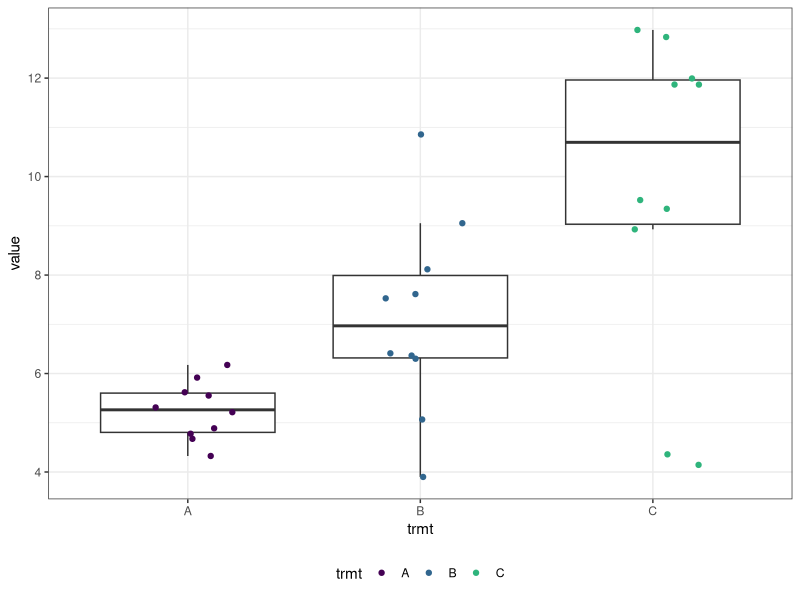
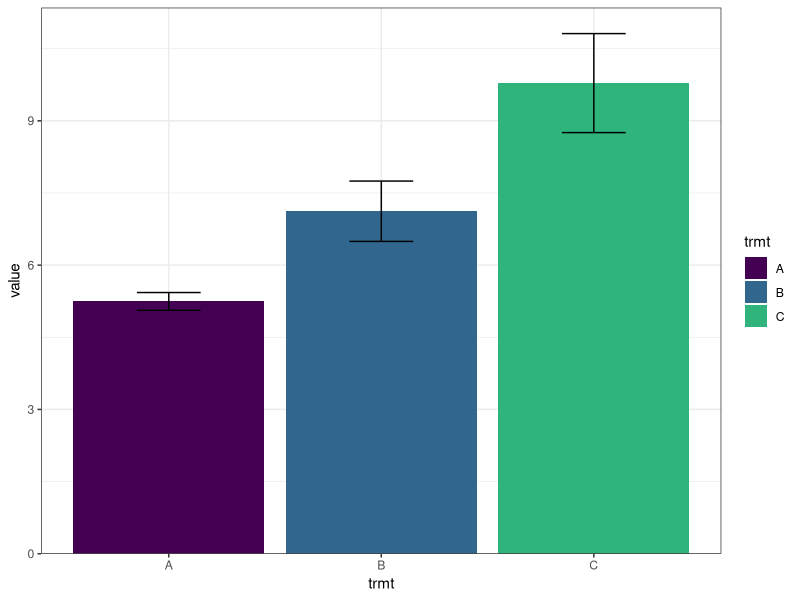
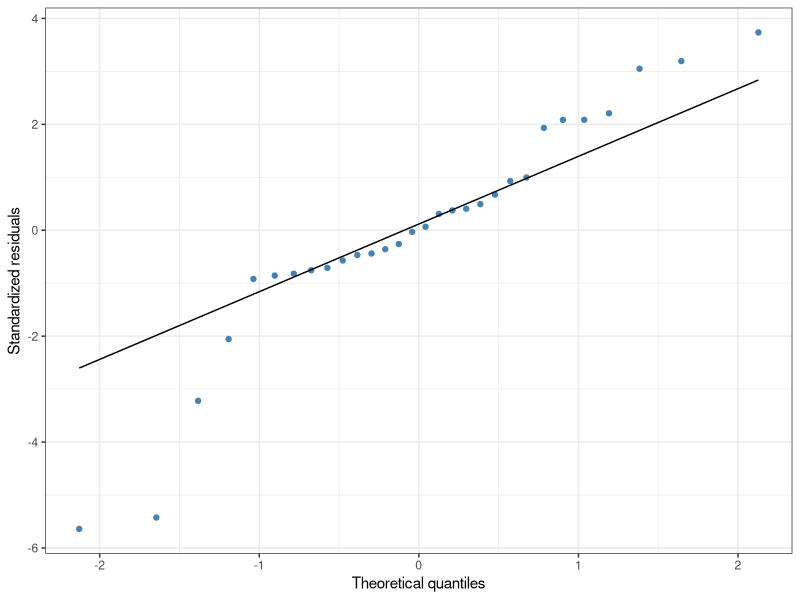
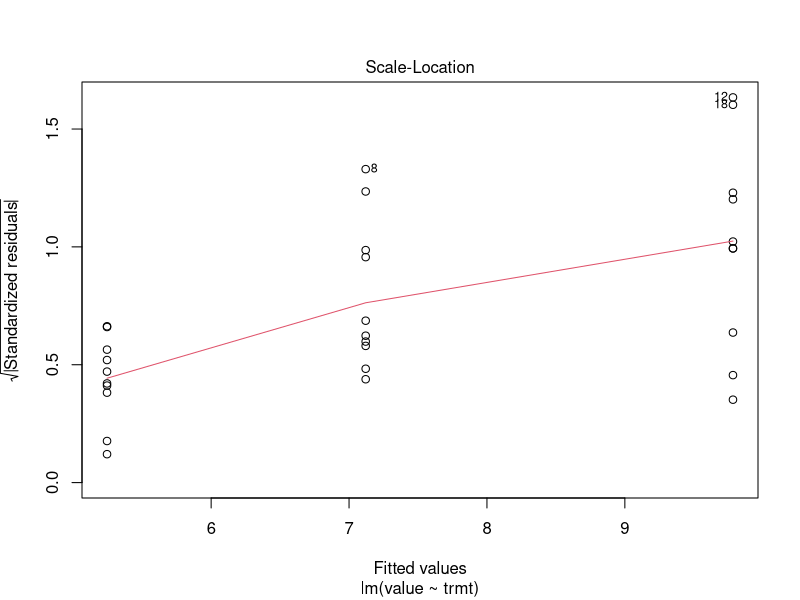
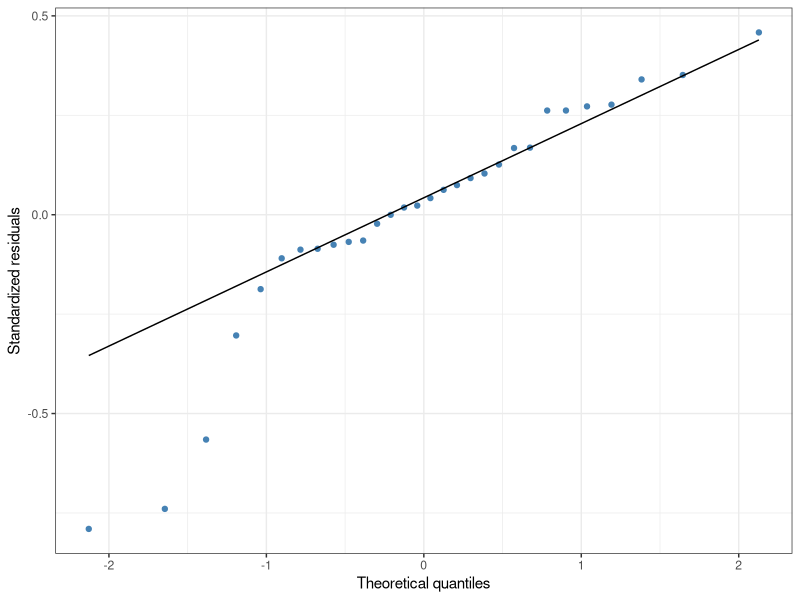
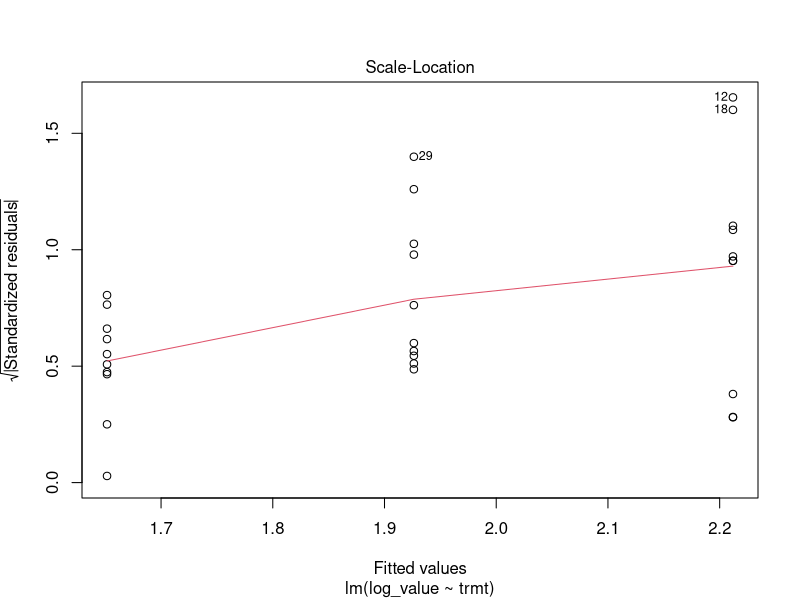
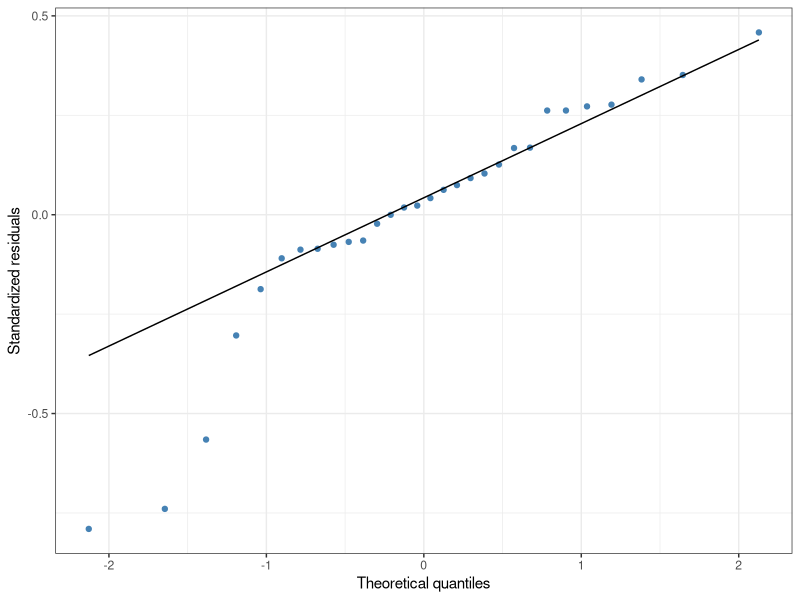

Here is the R script that generated these plots, in order:
# R code to develop Shiny app for running ANOVAs or K-W tests
# Part 1 of 3: exploratory tables and plots, ANOVA assumptions, and transformations

#load packages
library(tidyverse)
library(broom)
library(rstatix)

#### Simulate data-----------------------------------------------------------------------------------
### Create three vectors from random normal distribution
set.seed(101)
A<-rnorm(10,5,1)
B<-rnorm(10,8,2)
C<-rnorm(10,10,4)

### Combine vectors into a tibble (long format)
tibble(A,B,C) %>% 
  pivot_longer(cols=everything(),names_to="trmt",values_to="value") -> sampDF

#### Exploratory data analysis------------------------------------------------------------------------
### Summary data table
sampDF %>%
  group_by(trmt) %>%
  summarize(across(value, list(n=length,min=min,median=median,mean=mean,max=max,sd=sd,se=function(x) sd(x)/sqrt(length(x))),.names="{.fn}"))

### Exploratory plots
## Boxplot
sampDF %>%
  ggplot(aes(x=trmt,y=value)) +
  geom_boxplot(outlier.shape=NA) +
  geom_point(aes(color=trmt),position=position_jitterdodge()) +
  scale_color_viridis_d(begin=0,end=0.65) +
  theme_bw() +
  theme(legend.position="bottom")

## Barplot
sampDF %>%
  ggplot(aes(x=trmt,y=value,fill=trmt)) +
  stat_summary(fun="mean",geom="bar") +
  stat_summary(fun.data="mean_se",geom="errorbar",width=0.3) +
  scale_fill_viridis_d(begin=0,end=0.65) +
  scale_y_continuous(expand=expansion(mult=c(0,0.05))) +
  theme_bw()


#### ANOVA assumptions--------------------------------------------------------------------------------
### Pull residuals
mod<-lm(value~trmt,data=sampDF)
augment(mod)[,c("trmt","value",".resid")] %>%
  rename(resid=".resid") -> mod_residDF

### Test normality assumption
## Graphically
mod_residDF %>%
  ggplot(aes(sample=resid)) +
  stat_qq(color="steelblue") + 
  stat_qq_line() +
  labs(x="Theoretical quantiles",
       y="Standardized residuals") +
  theme_bw()
#many outliers at the tails

## Statistically
mod_residDF %>%
  shapiro_test(resid) 
#p=0.0235; non-normal


### Test equal variance assumption
## Graphically 
plot(mod,which=3)
#line is clearly not horizontal, so variance unequal

## Statistically
mod_residDF %>%
  levene_test(value~trmt)
#p=0.0113; unequal variance


### Create functions for assumption testing



#### Data transformations & ANOVA assumptions---------------------------------------------------------
### Transform data
## Log 
sampDF %>%
  mutate(log_value=log(value)) -> sampDF_log

mod_log<-lm(log_value~trmt,data=sampDF_log)
augment(mod_log)[,c("trmt","log_value",".resid")] %>%
  rename(resid=".resid") -> mod_log_residDF


## Square-root
sampDF %>%
  mutate(sqrt_value=sqrt(value)) -> sampDF_sqrt

mod_sqrt<-lm(sqrt_value~trmt,data=sampDF_sqrt)
augment(mod_sqrt)[,c("trmt","sqrt_value",".resid")] %>%
  rename(resid=".resid") -> mod_sqrt_residDF


## Reciprocal
sampDF %>%
  mutate(recip_value=1/value) -> sampDF_recip

mod_recip<-lm(recip_value~trmt,data=sampDF_recip)
augment(mod_recip)[,c("trmt","recip_value",".resid")] %>%
  rename(resid=".resid") -> mod_recip_residDF


### Test assumptions (using log-transform as an example)
## Normality
# Graphically
mod_log_residDF %>%
  ggplot(aes(sample=resid)) +
  stat_qq(color="steelblue") + 
  stat_qq_line() +
  labs(x="Theoretical quantiles",
       y="Standardized residuals") +
  theme_bw()
#highly skewed tail; appears non-normal

# Statistically
mod_log_residDF %>%
  shapiro_test(resid) 
#p=0.0054; non-normal


## Equal variance
# Graphically
plot(mod_log,which=3)
#non horizontal; appears unequal

# Statistically
mod_log_residDF %>%
  levene_test(log_value~trmt)
#equal variance


### Custom function 
## Create DF with transformed value and residuals
transform_tester<-function(data,trans,test){
  data %>%
    mutate(trans_value=trans(value)) %>%
    lm(trans_value~trmt,.) %>%
    augment() %>%
    select(trmt,trans_value,resid=".resid") -> sampDF_trans
    #summarize(shapiro=shapiro_test(resid),
              #levene=levene_test(.,trans_value~trmt)) 
}

transform_tester(sampDF,log)

## Test normality graphically--TURN THIS INTO FUNCTION
mod_log_residDF %>%
  ggplot(aes(sample=resid)) +
  stat_qq(color="steelblue") + 
  stat_qq_line() +
  labs(x="Theoretical quantiles",
       y="Standardized residuals") +
  theme_bw()


